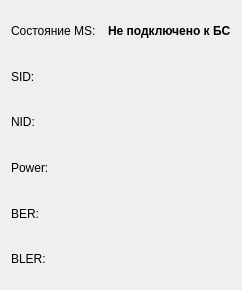
<?xml version="1.0" encoding="UTF-8"?>
<ui version="4.0">
 <class>uiStatusConnect</class>
 <widget class="QWidget" name="uiStatusConnect">
  <property name="geometry">
   <rect>
    <x>0</x>
    <y>0</y>
    <width>242</width>
    <height>290</height>
   </rect>
  </property>
  <property name="windowTitle">
   <string>Form</string>
  </property>
  <layout class="QGridLayout" name="gridLayout">
   <item row="0" column="0">
    <layout class="QGridLayout" name="gridLayout_2">
     <item row="2" column="0">
      <widget class="QLabel" name="label_2">
       <property name="text">
        <string>NID:</string>
       </property>
      </widget>
     </item>
     <item row="0" column="0">
      <widget class="QLabel" name="label_11">
       <property name="text">
        <string>Состояние MS:</string>
       </property>
      </widget>
     </item>
     <item row="1" column="0">
      <widget class="QLabel" name="label_1">
       <property name="text">
        <string>SID:</string>
       </property>
      </widget>
     </item>
     <item row="4" column="0">
      <widget class="QLabel" name="label_4">
       <property name="text">
        <string>BER:</string>
       </property>
      </widget>
     </item>
     <item row="3" column="0">
      <widget class="QLabel" name="label_3">
       <property name="text">
        <string>Power:</string>
       </property>
      </widget>
     </item>
     <item row="5" column="0">
      <widget class="QLabel" name="label_5">
       <property name="text">
        <string>BLER:</string>
       </property>
      </widget>
     </item>
     <item row="5" column="1">
      <widget class="QLabel" name="lblBLER">
       <property name="font">
        <font>
         <weight>75</weight>
         <bold>true</bold>
        </font>
       </property>
       <property name="acceptDrops">
        <bool>false</bool>
       </property>
       <property name="autoFillBackground">
        <bool>false</bool>
       </property>
       <property name="text">
        <string/>
       </property>
      </widget>
     </item>
     <item row="3" column="1">
      <widget class="QLabel" name="lblPower">
       <property name="font">
        <font>
         <weight>75</weight>
         <bold>true</bold>
        </font>
       </property>
       <property name="text">
        <string/>
       </property>
      </widget>
     </item>
     <item row="4" column="1">
      <widget class="QLabel" name="lblBER">
       <property name="font">
        <font>
         <weight>75</weight>
         <bold>true</bold>
        </font>
       </property>
       <property name="text">
        <string/>
       </property>
      </widget>
     </item>
     <item row="2" column="1">
      <widget class="QLabel" name="lblNID">
       <property name="font">
        <font>
         <weight>75</weight>
         <bold>true</bold>
        </font>
       </property>
       <property name="text">
        <string/>
       </property>
      </widget>
     </item>
     <item row="1" column="1">
      <widget class="QLabel" name="lblSID">
       <property name="font">
        <font>
         <weight>75</weight>
         <bold>true</bold>
        </font>
       </property>
       <property name="text">
        <string/>
       </property>
      </widget>
     </item>
     <item row="0" column="1">
      <widget class="QLabel" name="lblStatus">
       <property name="font">
        <font>
         <weight>75</weight>
         <bold>true</bold>
        </font>
       </property>
       <property name="text">
        <string>Не подключено к БС</string>
       </property>
      </widget>
     </item>
    </layout>
   </item>
  </layout>
 </widget>
 <resources/>
 <connections/>
</ui>
